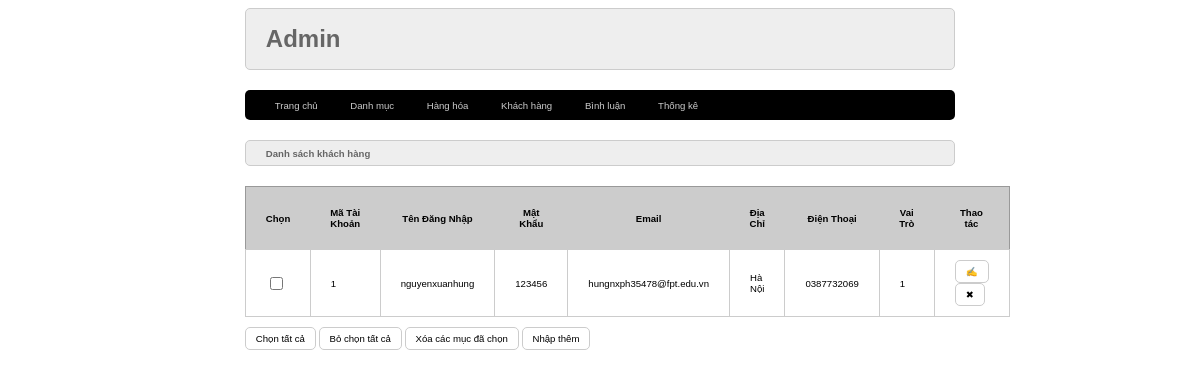
The app's page /admin/index.php?act=dskh with its own data.
### tables this page shows
CREATE TABLE `taikhoan` (
  `id` int(10) NOT NULL,
  `user` varchar(50) NOT NULL,
  `pass` varchar(50) NOT NULL,
  `email` varchar(255) NOT NULL,
  `address` varchar(255) DEFAULT NULL,
  `tel` varchar(20) DEFAULT NULL,
  `role` tinyint(4) NOT NULL DEFAULT 0
);

### model/pdo.php (called while the page is built, shortened)
<?php
function pdo_get_connection(){
    $dburl = "mysql:host=localhost;dbname=duanmau2023;charset=utf8";
    $username = 'root';
    $password = '';
    $conn = new PDO($dburl, $username, $password);
    $conn->setAttribute(PDO::ATTR_ERRMODE, PDO::ERRMODE_EXCEPTION);
    return $conn;
}
function pdo_query($sql){
    $sql_args = array_slice(func_get_args(), 1);
    try{
        $conn = pdo_get_connection();
        $stmt = $conn->prepare($sql);
        $stmt->execute($sql_args);
        $rows = $stmt->fetchAll();
        return $rows;
    }
    catch(PDOException $e){
        throw $e;
    }
    finally{
        unset($conn);
    }
}

### model/taikhoan.php (called while the page is built, shortened)
<?php
function loadall_taikhoan() {
    $sql = "select * from taikhoan order by id desc";
    $listtaikhoan = pdo_query($sql);
    return $listtaikhoan;
}
?>

### admin/taikhoan/list.php (the view)
<div class="row">
        <div class="row frmtitle"><h1>Danh sách khách  hàng</h1></div>
        <div class="row frmcontent">
          <form action="#" method="post">
            <div class="row mb10 frmdsloai">
              <table>
                <tr>
                  <th>Chọn</th>
                  <th>Mã Tài Khoản</th>
                  <th>Tên Đăng Nhập</th>
                  <th>Mật Khẩu</th>
                  <th>Email</th>
                  <th>Địa Chỉ</th>
                  <th>Điện Thoại</th>
                  <th>Vai Trò</th>
                  <th>Thao tác</th>
                </tr>
                <?php
                foreach ($listtaikhoan as $taikhoan) {
                    extract($taikhoan);
                    $suatk='index.php?act=suatk&id='.$id;
                    $xoatk='index.php?act=xoatk&id='.$id;
                    echo '<tr>
                  <td><input type="checkbox" name="" id="" /></td>
                  <td>'.$id.'</td>
                  <td>'.$user.'</td>
                  <td>'.$pass.'</td>
                  <td>'.$email.'</td>
                  <td>'.$address.'</td>
                  <td>'.$tel.'</td>
                  <td>'.$role.'</td>
                  <td>
                   <a href="'.$suatk.'"><input type="button" value="&#9997;"/></a>
                   <a href="'.$xoatk.'"> <input type="button" value="&#10006;"/></a>
                  </td>
                </tr>';
                }
                ?>
              </table>
            </div>
            <div class="row mb10">
              <input type="button" value="Chọn tất cả" />
              <input type="button" value="Bỏ chọn tất cả" />
              <input type="button" value="Xóa các mục đã chọn" />
              <a href="index.php?act=adddm"><input type="button" value="Nhập thêm" /></a>
            </div>
          </form>
        </div>
      </div>

### view/css/styles.css (style rules this page uses)
* { box-sizing: border-box; font-family: sans-serif; font-size: 0.8vw; }
.row { float: left; width: 100%; }
.mb10 { margin-bottom: 10px; }
.formtaikhoan input[type="submit"], .frmcontent input[type="submit"], .frmcontent input[type="reset"], .formtaikhoan input[type="reset"], .frmcontent input[type="button"] { border-radius: 5px; padding: 5px 10px; background-color: white; border: 1px #ccc solid; }
.frmtitle { background-color: #eee; border: 1px solid #ccc; color: #666; padding: 0px 20px; border-radius: 5px; }
.frmcontent { padding: 20px 0px; }
.frmdsloai table { width: 100%; border-collapse: collapse; border: 1px solid #999; }
.frmdsloai table th { padding: 20px; background-color: #ccc; }
.frmdsloai table td { padding: 10px 20px; border: 1px solid #ccc; }

### records on screen
taikhoan: id "1", user "nguyenxuanhung", pass "123456", email "hungnxph35478@fpt.edu.vn", address "Hà Nội", tel "0387732069", role "1"
